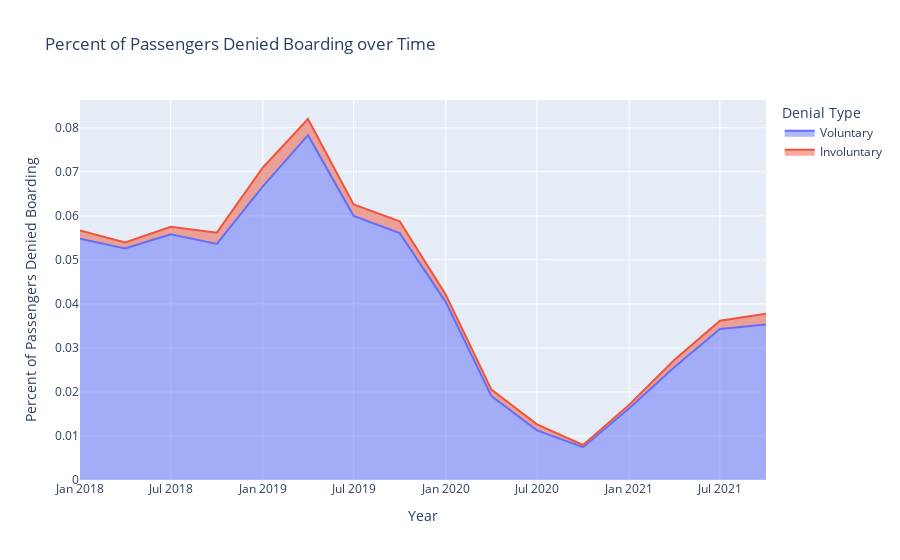

Write notebook code for a chart like this one.
### Markdown cell above
In order to make this plot more interpretable we can use plotly features such as labels and title. The code below creates the same plot, but with additional descriptors to make it clear what the visualization is showing.

### Code cell
fig = px.area(denied_boarding.groupby('date').mean(numeric_only = True).
                  reset_index().rename(columns = {'perc_denied_boarding_involuntary':"Involuntary",
                                                  "perc_denied_boarding_voluntary":"Voluntary"}),
              x="date", y=["Voluntary","Involuntary"],
                labels={
                    "date": "Year",
                     "value":"Percent of Passengers Denied Boarding", 
                     "variable":"Denial Type"
                 },
                title="Percent of Passengers Denied Boarding over Time")
fig.show()

### Figure 1 — Plotly figure (JSON) as saved in the notebook; plotly's stock layout.template omitted (floating-point values rounded to 4 significant figures)
{"data": [{"fillpattern": {"shape": ""}, "hovertemplate": "Denial Type=Voluntary<br>Year=%{x}<br>Percent of Passengers Denied Boarding=%{y}<extra></extra>", "legendgroup": "Voluntary", "line": {"color": "#636efa"}, "marker": {"symbol": "circle"}, "mode": "lines", "name": "Voluntary", "orientation": "v", "showlegend": true, "stackgroup": "1", "type": "scatter", "x": ["2018-01-01", "2018-04-01", "2018-07-01", "2018-10-01", "2019-01-01", "2019-04-01", "2019-07-01", "2019-10-01", "2020-01-01", "2020-04-01", "2020-07-01", "2020-10-01", "2021-01-01", "2021-04-01", "2021-07-01", "2021-10-01"], "xaxis": "x", "y": [0.0548, 0.05261, 0.05579, 0.05363, 0.06668, 0.07832, 0.06, 0.05609, 0.0404, 0.01904, 0.01127, 0.007463, 0.0163, 0.02562, 0.03431, 0.0353], "yaxis": "y"}, {"fillpattern": {"shape": ""}, "hovertemplate": "Denial Type=Involuntary<br>Year=%{x}<br>Percent of Passengers Denied Boarding=%{y}<extra></extra>", "legendgroup": "Involuntary", "line": {"color": "#EF553B"}, "marker": {"symbol": "circle"}, "mode": "lines", "name": "Involuntary", "orientation": "v", "showlegend": true, "stackgroup": "1", "type": "scatter", "x": ["2018-01-01", "2018-04-01", "2018-07-01", "2018-10-01", "2019-01-01", "2019-04-01", "2019-07-01", "2019-10-01", "2020-01-01", "2020-04-01", "2020-07-01", "2020-10-01", "2021-01-01", "2021-04-01", "2021-07-01", "2021-10-01"], "xaxis": "x", "y": [0.001857, 0.001368, 0.001737, 0.00255, 0.004313, 0.003673, 0.002598, 0.00268, 0.00165, 0.001501, 0.001387, 0.0004822, 0.0008186, 0.00165, 0.001853, 0.002482], "yaxis": "y"}], "layout": {"legend": {"title": {"text": "Denial Type"}, "tracegroupgap": 0}, "title": {"text": "Percent of Passengers Denied Boarding over Time"}, "xaxis": {"anchor": "y", "domain": [0, 1], "title": {"text": "Year"}}, "yaxis": {"anchor": "x", "domain": [0, 1], "title": {"text": "Percent of Passengers Denied Boarding"}}}}
